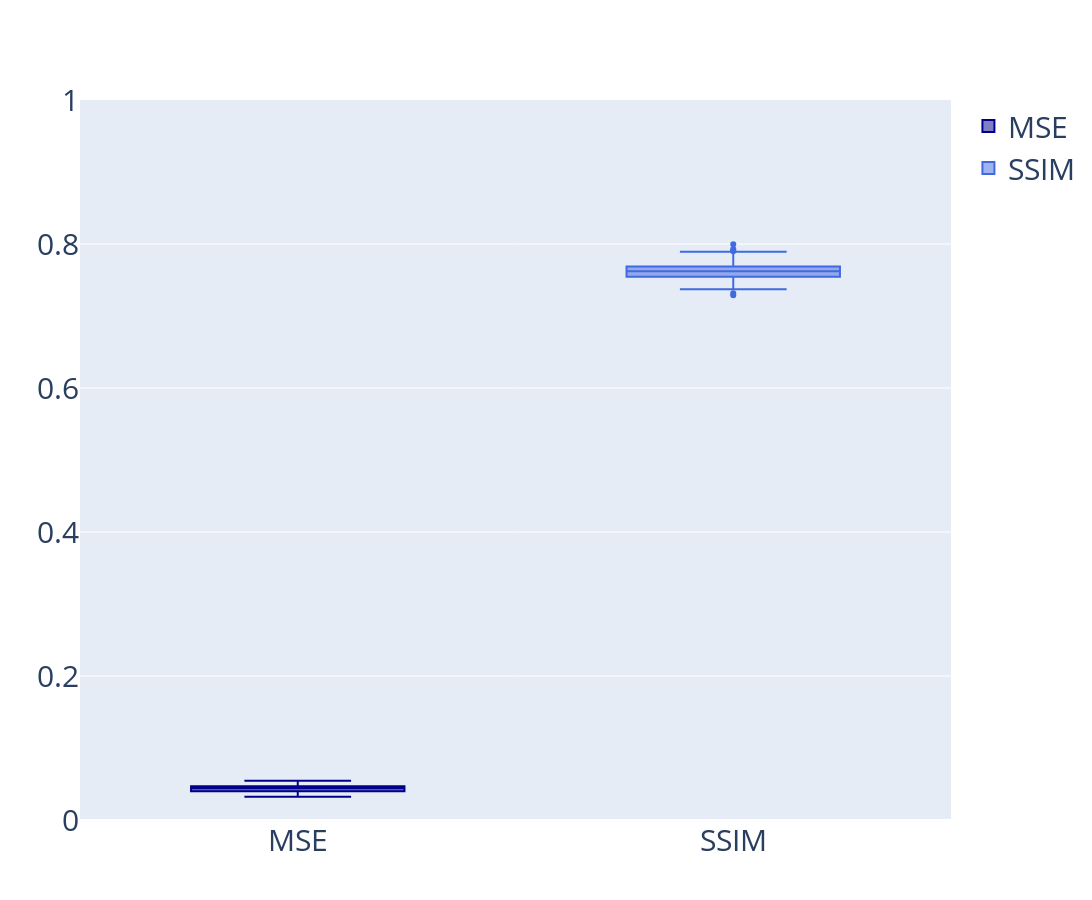

Notebook source saved alongside this figure:
### Code cell
y0 = df.mse_15
y1 = df.ssim_15

fig = go.Figure()
fig.add_trace(go.Box(y=y0, name='MSE',
                marker_color = 'darkblue'))
fig.add_trace(go.Box(y=y1, name = 'SSIM',
                marker_color = 'royalblue'))
fig.update_layout(
    autosize=False,
    width=1200,
    height=900,
    yaxis=dict(
        # title_text="Y-axis Title",
        # ticktext=["Very long label", "long label", "3", "label"],
        # tickvals=,
        tickmode="array",
        titlefont=dict(size=30),
    ),
    yaxis_range=[0,1],
    font=dict(size=30),
)
fig.show(renderer="jupyterlab")
fig.write_image(model.RUN_DIR + f'boxplot_metrics_snr_{model.params["snr"]}_{model.params["dataset"]}.png')
